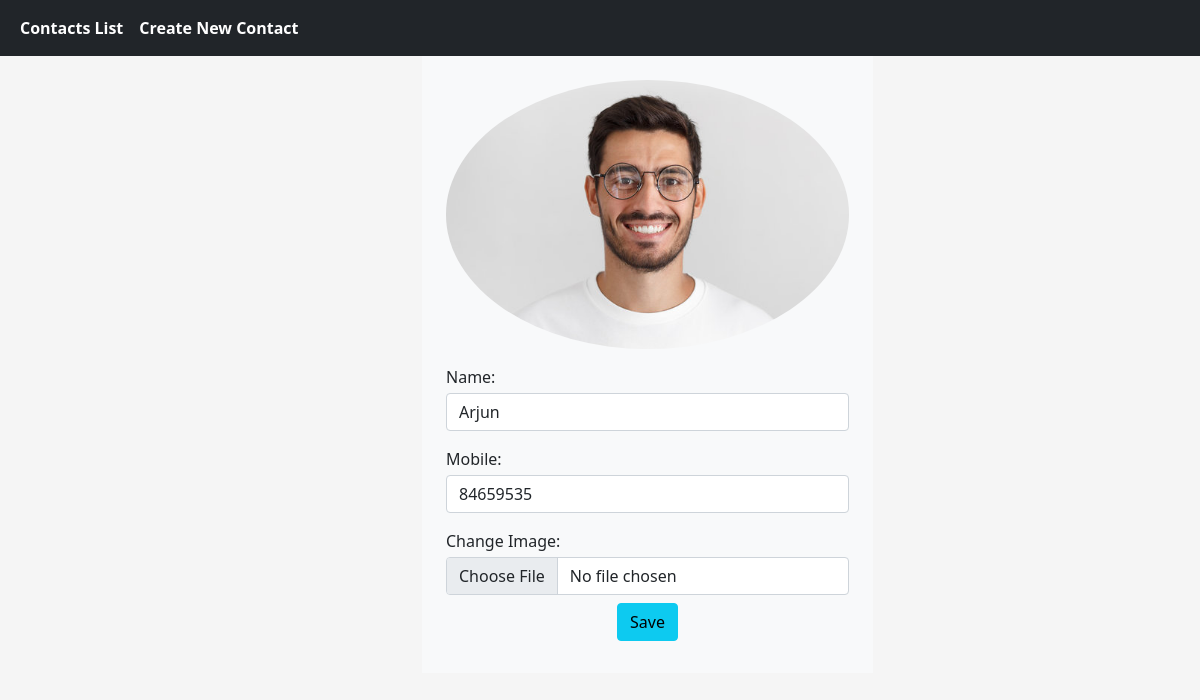
/edit_contact/1, run on the app's committed database.
### app1/models.py (models this page shows, shortened)
class PhoneBookModel(models.Model):
    name = models.CharField(max_length=225)
    mobile = models.CharField(max_length=225)
    image = models.ImageField(upload_to='image/pro', null=True, blank=True)

### app1/views.py (the view, shortened to what this page needs)
# urls.py: path('edit_contact/<int:pk>', edit_contact, name='edit_contact'),
def edit_contact(request, pk):
    cmdl = PhoneBookModel.objects.get(id=pk)
    return render(request, 'edit_contact.html', {'obj': cmdl})

### templates/edit_contact.html (shortened to what this page needs)
{% extends "nav.html" %}
{% block body %}
{% load static %}
<div class="container">
    <div class="row">
        <div class="col-4"></div>
        <div class=" col-sm-12  col-md-5">
            <div class="p-4 bg-light">
                <form action="{% url 'edit_contact' obj.id %}" method="post" enctype="multipart/form-data">
                    <div class="text-center">
                        {% if obj.image == '/static/image/default.png' %}
                    <img class="rounded-circle w-100" alt="img" src="{% static '/image/default.png' %}" >
                    {% else %}
                    <img class="rounded-circle w-100" alt="img" src="{{ obj.image.url }}" >
                    {% endif %}
                    </div>
                    <div class="mt-3">
                        <label for="">Name:</label>
                        <input type="text" value="{{obj.name}}" name="cname" class="form-control mt-1">
                    </div>
                    <div class="mt-3">
                        <label for="">Mobile:</label>
                        <input type="text" value="{{obj.mobile}}" name="c_no" class="form-control mt-1">
                    </div>
                    <div class="mt-3">
                        <label for="">Change Image:</label>
                        <input type="file" name="file" class="form-control mt-1" accept="image/*">
                    </div>
                    <div class="text-center p-2">
                        <button class="btn btn-info" type="submit">Save</button>
                    </div>
                </form>
            </div>
        </div>
    </div>
</div>
{% endblock body %}

### data on the page
PhoneBookModel: image (picture), cname "Arjun", c_no "84659535"
